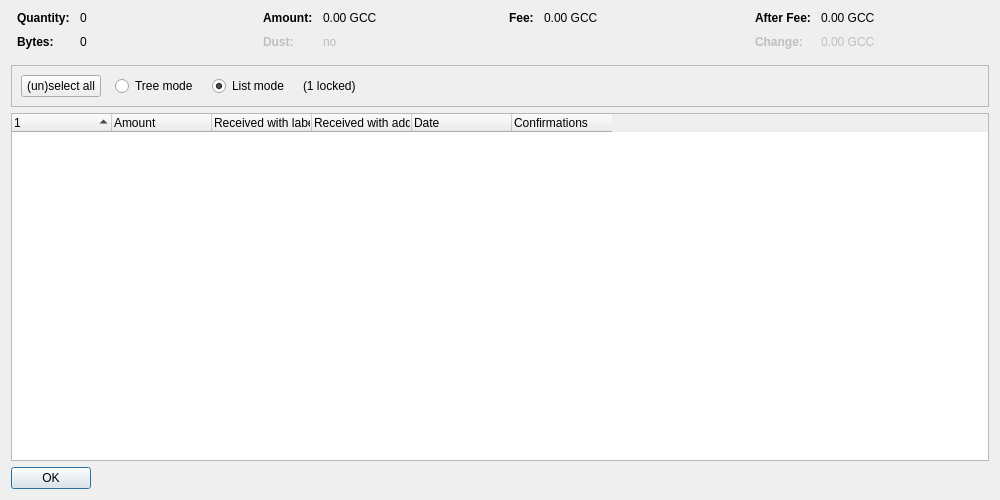
<?xml version="1.0" encoding="UTF-8"?>
<ui version="4.0">
 <class>CoinControlDialog</class>
 <widget class="QDialog" name="CoinControlDialog">
  <property name="geometry">
   <rect>
    <x>0</x>
    <y>0</y>
    <width>1000</width>
    <height>500</height>
   </rect>
  </property>
  <property name="windowTitle">
   <string>Coin Selection</string>
  </property>
  <layout class="QVBoxLayout" name="verticalLayout">
   <item>
    <layout class="QHBoxLayout" name="horizontalLayoutTop" stretch="0,0,0,0">
     <property name="topMargin">
      <number>0</number>
     </property>
     <property name="bottomMargin">
      <number>10</number>
     </property>
     <item>
      <layout class="QFormLayout" name="formLayoutCoinControl1">
       <property name="horizontalSpacing">
        <number>10</number>
       </property>
       <property name="verticalSpacing">
        <number>10</number>
       </property>
       <property name="leftMargin">
        <number>6</number>
       </property>
       <property name="rightMargin">
        <number>6</number>
       </property>
       <item row="0" column="0">
        <widget class="QLabel" name="labelCoinControlQuantityText">
         <property name="font">
          <font>
           <weight>75</weight>
           <bold>true</bold>
          </font>
         </property>
         <property name="text">
          <string>Quantity:</string>
         </property>
        </widget>
       </item>
       <item row="0" column="1">
        <widget class="QLabel" name="labelCoinControlQuantity">
         <property name="cursor">
          <cursorShape>IBeamCursor</cursorShape>
         </property>
         <property name="contextMenuPolicy">
          <enum>Qt::ActionsContextMenu</enum>
         </property>
         <property name="text">
          <string notr="true">0</string>
         </property>
         <property name="textInteractionFlags">
          <set>Qt::LinksAccessibleByMouse|Qt::TextSelectableByKeyboard|Qt::TextSelectableByMouse</set>
         </property>
        </widget>
       </item>
       <item row="1" column="0">
        <widget class="QLabel" name="labelCoinControlBytesText">
         <property name="font">
          <font>
           <weight>75</weight>
           <bold>true</bold>
          </font>
         </property>
         <property name="text">
          <string>Bytes:</string>
         </property>
        </widget>
       </item>
       <item row="1" column="1">
        <widget class="QLabel" name="labelCoinControlBytes">
         <property name="cursor">
          <cursorShape>IBeamCursor</cursorShape>
         </property>
         <property name="contextMenuPolicy">
          <enum>Qt::ActionsContextMenu</enum>
         </property>
         <property name="text">
          <string notr="true">0</string>
         </property>
         <property name="textInteractionFlags">
          <set>Qt::LinksAccessibleByMouse|Qt::TextSelectableByKeyboard|Qt::TextSelectableByMouse</set>
         </property>
        </widget>
       </item>
      </layout>
     </item>
     <item>
      <layout class="QFormLayout" name="formLayoutCoinControl2">
       <property name="horizontalSpacing">
        <number>10</number>
       </property>
       <property name="verticalSpacing">
        <number>10</number>
       </property>
       <property name="leftMargin">
        <number>6</number>
       </property>
       <property name="rightMargin">
        <number>6</number>
       </property>
       <item row="0" column="0">
        <widget class="QLabel" name="labelCoinControlAmountText">
         <property name="font">
          <font>
           <weight>75</weight>
           <bold>true</bold>
          </font>
         </property>
         <property name="text">
          <string>Amount:</string>
         </property>
        </widget>
       </item>
       <item row="0" column="1">
        <widget class="QLabel" name="labelCoinControlAmount">
         <property name="cursor">
          <cursorShape>IBeamCursor</cursorShape>
         </property>
         <property name="contextMenuPolicy">
          <enum>Qt::ActionsContextMenu</enum>
         </property>
         <property name="text">
          <string notr="true">0.00 GCC</string>
         </property>
         <property name="textInteractionFlags">
          <set>Qt::LinksAccessibleByMouse|Qt::TextSelectableByKeyboard|Qt::TextSelectableByMouse</set>
         </property>
        </widget>
       </item>
       <item row="1" column="0">
        <widget class="QLabel" name="labelCoinControlLowOutputText">
         <property name="enabled">
          <bool>false</bool>
         </property>
         <property name="font">
          <font>
           <weight>75</weight>
           <bold>true</bold>
          </font>
         </property>
         <property name="text">
          <string>Dust:</string>
         </property>
        </widget>
       </item>
       <item row="1" column="1">
        <widget class="QLabel" name="labelCoinControlLowOutput">
         <property name="enabled">
          <bool>false</bool>
         </property>
         <property name="cursor">
          <cursorShape>IBeamCursor</cursorShape>
         </property>
         <property name="contextMenuPolicy">
          <enum>Qt::ActionsContextMenu</enum>
         </property>
         <property name="text">
          <string notr="true">no</string>
         </property>
         <property name="textInteractionFlags">
          <set>Qt::LinksAccessibleByMouse|Qt::TextSelectableByKeyboard|Qt::TextSelectableByMouse</set>
         </property>
        </widget>
       </item>
      </layout>
     </item>
     <item>
      <layout class="QFormLayout" name="formLayoutCoinControl3">
       <property name="horizontalSpacing">
        <number>10</number>
       </property>
       <property name="verticalSpacing">
        <number>10</number>
       </property>
       <property name="leftMargin">
        <number>6</number>
       </property>
       <property name="rightMargin">
        <number>6</number>
       </property>
       <item row="0" column="0">
        <widget class="QLabel" name="labelCoinControlFeeText">
         <property name="font">
          <font>
           <weight>75</weight>
           <bold>true</bold>
          </font>
         </property>
         <property name="text">
          <string>Fee:</string>
         </property>
        </widget>
       </item>
       <item row="0" column="1">
        <widget class="QLabel" name="labelCoinControlFee">
         <property name="cursor">
          <cursorShape>IBeamCursor</cursorShape>
         </property>
         <property name="contextMenuPolicy">
          <enum>Qt::ActionsContextMenu</enum>
         </property>
         <property name="text">
          <string notr="true">0.00 GCC</string>
         </property>
         <property name="textInteractionFlags">
          <set>Qt::LinksAccessibleByMouse|Qt::TextSelectableByKeyboard|Qt::TextSelectableByMouse</set>
         </property>
        </widget>
       </item>
      </layout>
     </item>
     <item>
      <layout class="QFormLayout" name="formLayoutCoinControl4">
       <property name="horizontalSpacing">
        <number>10</number>
       </property>
       <property name="verticalSpacing">
        <number>10</number>
       </property>
       <property name="leftMargin">
        <number>6</number>
       </property>
       <property name="rightMargin">
        <number>6</number>
       </property>
       <item row="0" column="0">
        <widget class="QLabel" name="labelCoinControlAfterFeeText">
         <property name="font">
          <font>
           <weight>75</weight>
           <bold>true</bold>
          </font>
         </property>
         <property name="text">
          <string>After Fee:</string>
         </property>
        </widget>
       </item>
       <item row="0" column="1">
        <widget class="QLabel" name="labelCoinControlAfterFee">
         <property name="cursor">
          <cursorShape>IBeamCursor</cursorShape>
         </property>
         <property name="contextMenuPolicy">
          <enum>Qt::ActionsContextMenu</enum>
         </property>
         <property name="text">
          <string notr="true">0.00 GCC</string>
         </property>
         <property name="textInteractionFlags">
          <set>Qt::LinksAccessibleByMouse|Qt::TextSelectableByKeyboard|Qt::TextSelectableByMouse</set>
         </property>
        </widget>
       </item>
       <item row="1" column="0">
        <widget class="QLabel" name="labelCoinControlChangeText">
         <property name="enabled">
          <bool>false</bool>
         </property>
         <property name="font">
          <font>
           <weight>75</weight>
           <bold>true</bold>
          </font>
         </property>
         <property name="text">
          <string>Change:</string>
         </property>
        </widget>
       </item>
       <item row="1" column="1">
        <widget class="QLabel" name="labelCoinControlChange">
         <property name="enabled">
          <bool>false</bool>
         </property>
         <property name="cursor">
          <cursorShape>IBeamCursor</cursorShape>
         </property>
         <property name="contextMenuPolicy">
          <enum>Qt::ActionsContextMenu</enum>
         </property>
         <property name="text">
          <string notr="true">0.00 GCC</string>
         </property>
         <property name="textInteractionFlags">
          <set>Qt::LinksAccessibleByMouse|Qt::TextSelectableByKeyboard|Qt::TextSelectableByMouse</set>
         </property>
        </widget>
       </item>
      </layout>
     </item>
    </layout>
   </item>
   <item>
    <widget class="QFrame" name="frame">
     <property name="minimumSize">
      <size>
       <width>0</width>
       <height>40</height>
      </size>
     </property>
     <property name="frameShape">
      <enum>QFrame::StyledPanel</enum>
     </property>
     <property name="frameShadow">
      <enum>QFrame::Sunken</enum>
     </property>
     <layout class="QHBoxLayout" name="horizontalLayout">
      <item>
       <layout class="QHBoxLayout" name="horizontalLayoutPanel" stretch="0,0,0,0,0">
        <property name="spacing">
         <number>14</number>
        </property>
        <item>
         <widget class="QPushButton" name="pushButtonSelectAll">
          <property name="sizePolicy">
           <sizepolicy hsizetype="Maximum" vsizetype="Fixed">
            <horstretch>0</horstretch>
            <verstretch>0</verstretch>
           </sizepolicy>
          </property>
          <property name="text">
           <string>(un)select all</string>
          </property>
          <property name="autoDefault">
           <bool>false</bool>
          </property>
         </widget>
        </item>
        <item>
         <widget class="QRadioButton" name="radioTreeMode">
          <property name="sizePolicy">
           <sizepolicy hsizetype="Maximum" vsizetype="Fixed">
            <horstretch>0</horstretch>
            <verstretch>0</verstretch>
           </sizepolicy>
          </property>
          <property name="text">
           <string>Tree mode</string>
          </property>
         </widget>
        </item>
        <item>
         <widget class="QRadioButton" name="radioListMode">
          <property name="sizePolicy">
           <sizepolicy hsizetype="Maximum" vsizetype="Fixed">
            <horstretch>0</horstretch>
            <verstretch>0</verstretch>
           </sizepolicy>
          </property>
          <property name="text">
           <string>List mode</string>
          </property>
          <property name="checked">
           <bool>true</bool>
          </property>
         </widget>
        </item>
        <item>
         <widget class="QLabel" name="labelLocked">
          <property name="text">
           <string notr="true">(1 locked)</string>
          </property>
         </widget>
        </item>
        <item>
         <spacer name="horizontalSpacer">
          <property name="orientation">
           <enum>Qt::Horizontal</enum>
          </property>
          <property name="sizeHint" stdset="0">
           <size>
            <width>40</width>
            <height>20</height>
           </size>
          </property>
         </spacer>
        </item>
       </layout>
      </item>
     </layout>
    </widget>
   </item>
   <item>
    <widget class="CoinControlTreeWidget" name="treeWidget">
     <property name="contextMenuPolicy">
      <enum>Qt::CustomContextMenu</enum>
     </property>
     <property name="sortingEnabled">
      <bool>false</bool>
     </property>
     <property name="columnCount">
      <number>6</number>
     </property>
     <attribute name="headerShowSortIndicator" stdset="0">
      <bool>true</bool>
     </attribute>
     <attribute name="headerStretchLastSection">
      <bool>false</bool>
     </attribute>
     <column>
      <property name="text">
       <string/>
      </property>
     </column>
     <column>
      <property name="text">
       <string>Amount</string>
      </property>
     </column>
     <column>
      <property name="text">
       <string>Received with label</string>
      </property>
     </column>
     <column>
      <property name="text">
       <string>Received with address</string>
      </property>
     </column>
     <column>
      <property name="text">
       <string>Date</string>
      </property>
     </column>
     <column>
      <property name="text">
       <string>Confirmations</string>
      </property>
      <property name="toolTip">
       <string>Confirmed</string>
      </property>
     </column>
     <column>
      <property name="text">
       <string/>
      </property>
     </column>
     <column>
      <property name="text">
       <string/>
      </property>
     </column>
     <column>
      <property name="text">
       <string/>
      </property>
     </column>
     <column>
      <property name="text">
       <string/>
      </property>
     </column>
    </widget>
   </item>
   <item>
    <widget class="QDialogButtonBox" name="buttonBox">
     <property name="sizePolicy">
      <sizepolicy hsizetype="Maximum" vsizetype="Fixed">
       <horstretch>0</horstretch>
       <verstretch>0</verstretch>
      </sizepolicy>
     </property>
     <property name="orientation">
      <enum>Qt::Horizontal</enum>
     </property>
     <property name="standardButtons">
      <set>QDialogButtonBox::Ok</set>
     </property>
    </widget>
   </item>
  </layout>
 </widget>
 <customwidgets>
  <customwidget>
   <class>CoinControlTreeWidget</class>
   <extends>QTreeWidget</extends>
   <header>qt/coincontroltreewidget.h</header>
  </customwidget>
 </customwidgets>
 <resources/>
 <connections/>
</ui>
